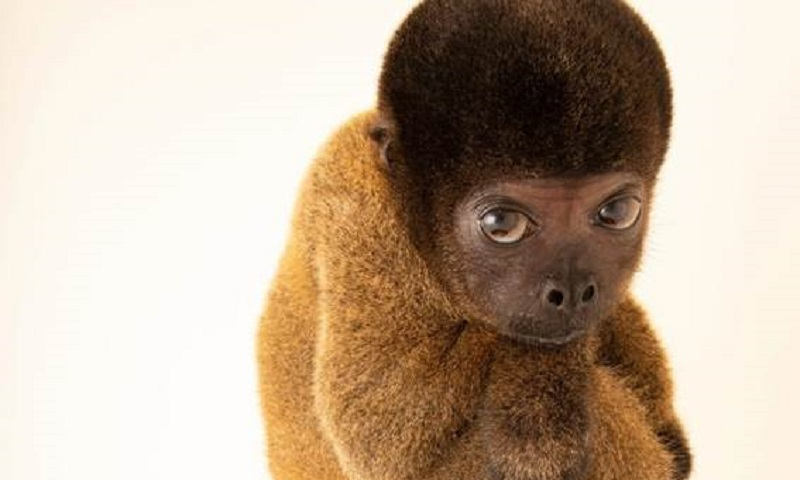
#> input picture imagens/masqueico.jpg, 800 x 480 px
$ python filtros.py
#> lines starting #> are read from the running program, lines starting #| are printed output that depends on the picture; after the words box and inside, x2 and y2 are one past the last pixel; in counts of white or black regions, pixels touching at a corner belong together
# morfologia_pura.py
from PIL import Image
import sys

# -------------------------
# Funções auxiliares (puro Python)
# -------------------------

def carregar_imagem_binaria(caminho, limiar=127):
    """
    Lê a imagem com Pillow, converte para escala de cinza e retorna
    uma matriz 2D (lista de listas) com valores 0 ou 1.
    """
#> called with caminho = 'imagens/masqueico.jpg', limiar = 127
    img = Image.open(caminho).convert('L')  # escala de cinza
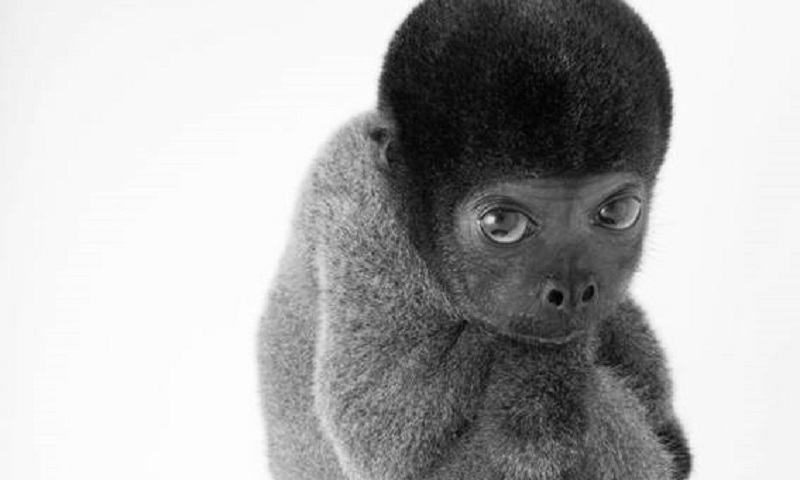
#> img: PIL image 800x480 L; min 2, max 255, mean 176.5
    largura, altura = img.size
#> largura = 800; altura = 480
    px = img.load()
    matriz = [[0]*largura for _ in range(altura)]
    for y in range(altura):
        for x in range(largura):
            matriz[y][x] = 1 if px[x, y] > limiar else 0
#> after the loop, matriz = 480 items
    return matriz

def salvar_imagem_binaria(matriz, caminho):
    """
    Salva uma matriz 2D (0/1) como imagem (0 -> preto, 1 -> branco).
    """
    altura = len(matriz)
    largura = len(matriz[0]) if altura > 0 else 0
    img = Image.new('L', (largura, altura))
    px = img.load()
    for y in range(altura):
        for x in range(largura):
            px[x, y] = 255 if matriz[y][x] == 1 else 0
    img.save(caminho)

def pad_image(matriz, pad_top, pad_bottom, pad_left, pad_right, pad_value=0):
    """Retorna uma nova matriz com preenchimento (padding)."""
    altura = len(matriz)
    largura = len(matriz[0]) if altura > 0 else 0
    nova_alt = pad_top + altura + pad_bottom
    nova_lar = pad_left + largura + pad_right
    nova = [[pad_value]*nova_lar for _ in range(nova_alt)]
    for y in range(altura):
        for x in range(largura):
            nova[y + pad_top][x + pad_left] = matriz[y][x]
    return nova

# -------------------------
# Elemento estruturante: formato (lista de listas) de 0/1
# Ex.: cruze 3x3:
# B = [
#   [0,1,0],
#   [1,1,1],
#   [0,1,0]
# ]
# -------------------------

def dilatacao(A, B):
    """
    Dilatação morfológica (puro Python).
    A: matriz 2D binária (listas) - formato [linha][coluna]
    B: elemento estruturante (listas 2D) com 0/1
    Retorna nova matriz dilatada (mesmas dimensões de A).
    """
    altura_B = len(B)
    largura_B = len(B[0])
    origem_r = altura_B // 2
    origem_c = largura_B // 2

    pad_top = origem_r
    pad_bottom = altura_B - origem_r - 1
    pad_left = origem_c
    pad_right = largura_B - origem_c - 1

    A_pad = pad_image(A, pad_top, pad_bottom, pad_left, pad_right, pad_value=0)
    altura_A = len(A)
    largura_A = len(A[0]) if altura_A>0 else 0

    saida = [[0]*largura_A for _ in range(altura_A)]

    for r in range(altura_A):
        for c in range(largura_A):
            # subjanela de A_pad com tamanho do ES
            encontrou = False
            for br in range(altura_B):
                if encontrou:
                    break
                for bc in range(largura_B):
                    if B[br][bc] == 1:
                        if A_pad[r + br][c + bc] == 1:
                            encontrou = True
                            break
            if encontrou:
                saida[r][c] = 1
            # else já é zero
    return saida

def erosao(A, B):
    """
    Erosão morfológica (puro Python).
    Todos os pixels do ES que forem 1 devem coincidir com 1 na janela de A.
    """
    altura_B = len(B)
    largura_B = len(B[0])
    origem_r = altura_B // 2
    origem_c = largura_B // 2

    pad_top = origem_r
    pad_bottom = altura_B - origem_r - 1
    pad_left = origem_c
    pad_right = largura_B - origem_c - 1

    A_pad = pad_image(A, pad_top, pad_bottom, pad_left, pad_right, pad_value=0)
    altura_A = len(A)
    if altura_A > 0:
        largura_A = len(A[0])
    else:
        largura_A = 0

    saida = [[0]*largura_A for _ in range(altura_A)]

    for r in range(altura_A):
        for c in range(largura_A):
            cabe = True
            for br in range(altura_B):
                if not cabe:
                    break
                for bc in range(largura_B):
                    if B[br][bc] == 1:
                        if A_pad[r + br][c + bc] != 1:
                            cabe = False
                            break
            if cabe:
                saida[r][c] = 1
    return saida

def abertura(A, B):
    """Abertura = erosão seguida de dilatação"""
    return dilatacao(erosao(A, B), B)

def fechamento(A, B):
    """Fechamento = dilatação seguida de erosão"""
    return erosao(dilatacao(A, B), B)

# -------------------------
# Função utilitária para imprimir progresso simples
# -------------------------
def mostrar_info_operacao(nome):
    print(f"[INFO] Executando: {nome}")

# -------------------------
# Exemplo de uso (main)
# -------------------------
if __name__ == "__main__":
    # Caminho fixo da imagem dentro da pasta "imagens"
    caminho = "imagens/masqueico.jpg"
    print(f"Carregando e binarizando: {caminho}")
    img = carregar_imagem_binaria(caminho, limiar=127)
#> img = 480 items

    # Defina aqui o elemento estruturante (ex.: cruze 3x3)
    B = [[0,1,0],
         [1,1,1],
         [0,1,0]]

    #Quadrado 3x3 Expansão/contração em todas as direções, mais suave.
    # B = [[1,1,1],
    #      [1,1,1],
    #      [1,1,1]]
    # Linha horizontal Afeta somente no eixo X.
    # B = [[0,0,0],
    #      [1,1,1],
    #      [0,0,0]]

    # Linha vertical Afeta somente no eixo Y.
    # B = [[0,1,0],
    #      [0,1,0],
    #      [0,1,0]]

    mostrar_info_operacao("Dilatação")
    dil = dilatacao(img, B)
#> in pad_image, `altura = len(matriz)`: altura = 480
#> in pad_image, `largura = len(matriz[0]) if altura > 0 else 0`: largura = 800
#> in pad_image, `nova_alt = pad_top + altura + pad_bottom`: nova_alt = 482
#> in pad_image, `nova_lar = pad_left + largura + pad_right`: nova_lar = 802
#> in pad_image, `nova = [[pad_value]*nova_lar for _ in range(nova_alt)]`: nova = 482 items
#> in dilatacao, `altura_A = len(A)`: altura_A = 480
#> in dilatacao, `largura_A = len(A[0]) if altura_A>0 else 0`: largura_A = 800
#> in dilatacao, `saida = [[0]*largura_A for _ in range(altura_A)]`: saida = 480 items
#> dil = 480 items
    salvar_imagem_binaria(dil, "imagens/resultado_dilatacao.jpg")
#> in salvar_imagem_binaria, `altura = len(matriz)`: altura = 480
#> in salvar_imagem_binaria, `largura = len(matriz[0]) if altura > 0 else 0`: largura = 800
#> in salvar_imagem_binaria, `img = Image.new('L', (largura, altura))`: img: PIL image 800x480 L; every value is 0
#> in salvar_imagem_binaria, `img.save(caminho)`:
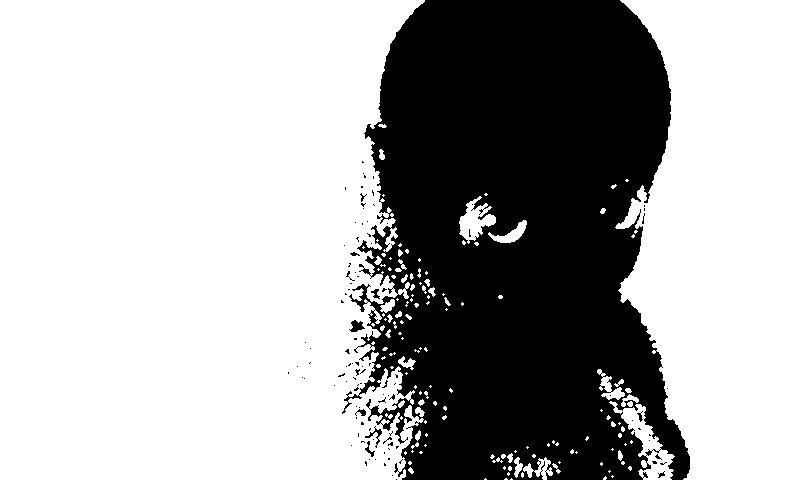
#> saved as resultado_dilatacao.jpg: PIL image 800x480 L; 67.6% white; 105 black regions (94 under 20 px), largest, box (x1, y1, x2, y2) and area: (342, 0, 690, 480) 123532, (349, 320, 365, 332) 111, (365, 426, 382, 448) 81
    print("  -> resultado_dilatacao.png salvo.")

    mostrar_info_operacao("Erosão")
    ero = erosao(img, B)
#> in erosao, `A_pad = pad_image(A, pad_top, pad_bottom, pad_left, pad_right, pad_val..`: A_pad = 482 items
#> in erosao, `altura_A = len(A)`: altura_A = 480
#> in erosao, `saida = [[0]*largura_A for _ in range(altura_A)]`: saida = 480 items
#> ero = 480 items
    salvar_imagem_binaria(ero, "imagens/resultado_erosao.jpg")
#> call 2 of salvar_imagem_binaria, with caminho = 'imagens/resultado_erosao.jpg'
#> in salvar_imagem_binaria (call 2), `img.save(caminho)`:
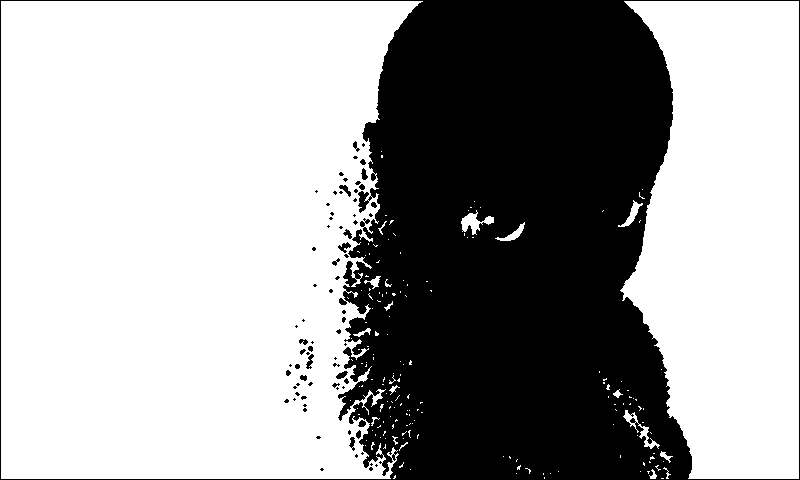
#> saved as resultado_erosao.jpg: PIL image 800x480 L; 63.4% white; 76 black regions (54 under 20 px), largest, box (x1, y1, x2, y2) and area: (0, 0, 800, 480) 139348, (338, 242, 351, 253) 68, (339, 185, 351, 197) 60
    print("  -> resultado_erosao.png salvo.")

    mostrar_info_operacao("Abertura")
    abi = abertura(img, B)
#> abi = 480 items
    salvar_imagem_binaria(abi, "imagens/resultado_abertura.jpg")
#> call 3 of salvar_imagem_binaria, with caminho = 'imagens/resultado_abertura.jpg'
#> in salvar_imagem_binaria (call 3), `img.save(caminho)`:
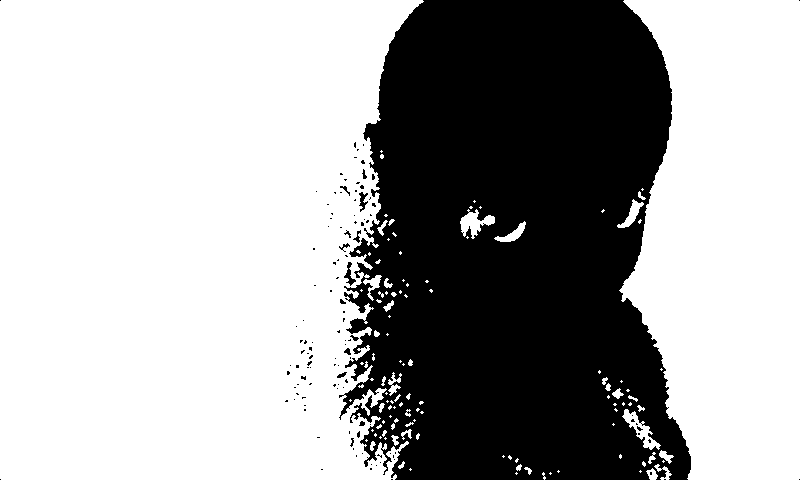
#> saved as resultado_abertura.jpg: PIL image 800x480 L; 65.2% white; 119 black regions (106 under 20 px), largest, box (x1, y1, x2, y2) and area: (339, 0, 691, 480) 132818, (344, 262, 356, 286) 106, (359, 192, 368, 212) 89
    print("  -> resultado_abertura.png salvo.")

    mostrar_info_operacao("Fechamento")
    fec = fechamento(img, B)
#> fec = 480 items
    salvar_imagem_binaria(fec, "imagens/resultado_fechamento.jpg")
#> call 4 of salvar_imagem_binaria, with caminho = 'imagens/resultado_fechamento.jpg'
#> in salvar_imagem_binaria (call 4), `img.save(caminho)`:
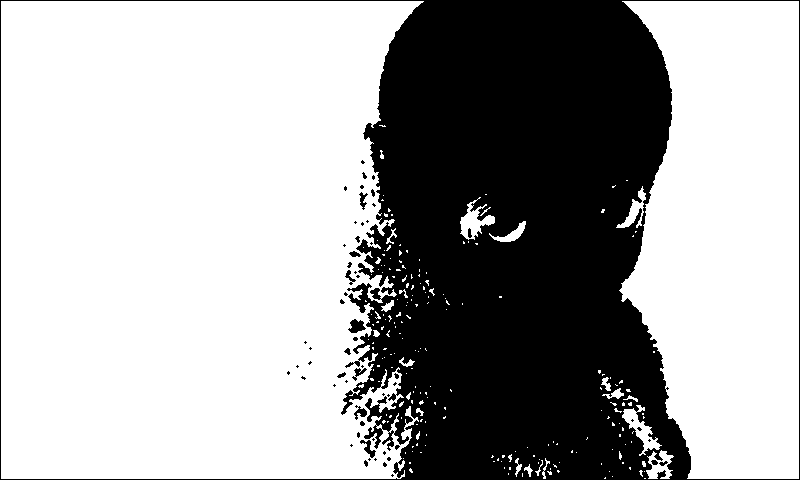
#> saved as resultado_fechamento.jpg: PIL image 800x480 L; 65.5% white; 60 black regions (45 under 20 px), largest, box (x1, y1, x2, y2) and area: (0, 0, 800, 480) 131311, (348, 319, 366, 333) 156, (360, 440, 376, 458) 108
    print("  -> resultado_fechamento.png salvo.")

    print("Processamento concluído. Verifique os arquivos gerados.")

$ run again, with imagens/arvres.jpg copied over imagens/masqueico.jpg
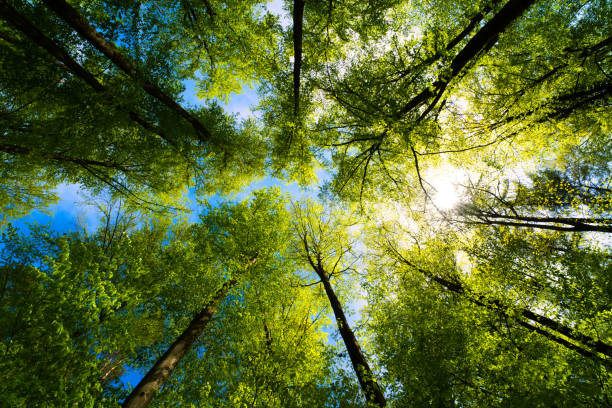
#> input picture imagens/arvres.jpg, 612 x 408 px
#> after the loop in carregar_imagem_binaria, `for y in range(altura):`: matriz = 408 items
#> in pad_image, `altura = len(matriz)`: altura = 408
#> in pad_image, `largura = len(matriz[0]) if altura > 0 else 0`: largura = 612
#> nova_alt = 410
#> nova_lar = 614
#> nova = 410 items
#> in dilatacao, `altura_A = len(A)`: altura_A = 408
#> largura_A = 612
#> in dilatacao, `saida = [[0]*largura_A for _ in range(altura_A)]`: saida = 408 items
#> in salvar_imagem_binaria, `altura = len(matriz)`: altura = 408
#> in salvar_imagem_binaria, `largura = len(matriz[0]) if altura > 0 else 0`: largura = 612
#> in salvar_imagem_binaria, `img.save(caminho)`:
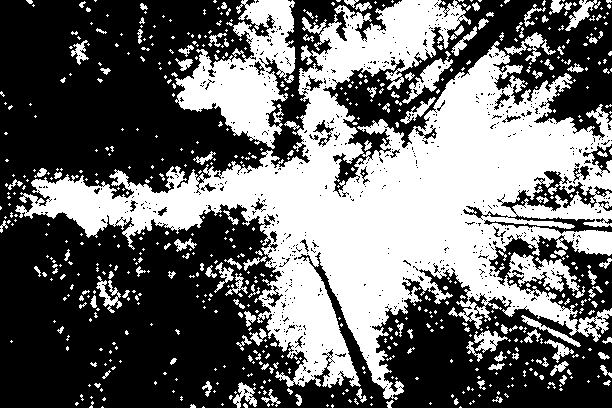
#> saved as resultado_dilatacao.jpg: PIL image 612x408 L; 42% white; 645 white regions (511 under 20 px), largest, box (x1, y1, x2, y2) and area: (15, 0, 612, 400) 81355, (175, 0, 296, 149) 8575, (507, 252, 585, 298) 1343
#> in erosao, `A_pad = pad_image(A, pad_top, pad_bottom, pad_left, pad_right, pad_val..`: A_pad = 410 items
#> in erosao, `altura_A = len(A)`: altura_A = 408
#> in erosao, `saida = [[0]*largura_A for _ in range(altura_A)]`: saida = 408 items
#> in salvar_imagem_binaria (call 4), `img.save(caminho)`:
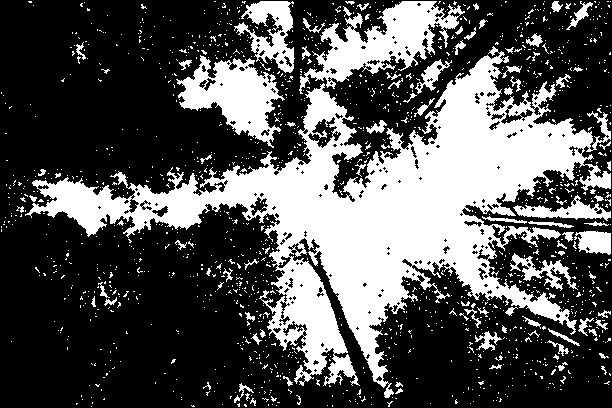
#> saved as resultado_fechamento.jpg: PIL image 612x408 L; 32.7% white; 1461 white regions (1368 under 20 px), largest, box (x1, y1, x2, y2) and area: (25, 46, 611, 398) 57877, (299, 1, 465, 94) 5927, (176, 55, 285, 148) 4758

$ run again, with imagens/coins.jpg copied over imagens/masqueico.jpg
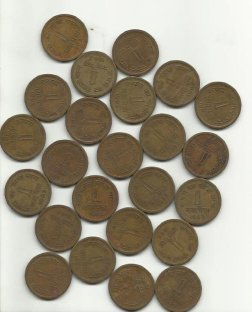
#> input picture imagens/coins.jpg, 252 x 312 px
#> after the loop in carregar_imagem_binaria, `for y in range(altura):`: matriz = 312 items
#> in pad_image, `altura = len(matriz)`: altura = 312
#> in pad_image, `largura = len(matriz[0]) if altura > 0 else 0`: largura = 252
#> nova_alt = 314
#> nova_lar = 254
#> nova = 314 items
#> in dilatacao, `altura_A = len(A)`: altura_A = 312
#> largura_A = 252
#> in dilatacao, `saida = [[0]*largura_A for _ in range(altura_A)]`: saida = 312 items
#> in salvar_imagem_binaria, `altura = len(matriz)`: altura = 312
#> in salvar_imagem_binaria, `largura = len(matriz[0]) if altura > 0 else 0`: largura = 252
#> in salvar_imagem_binaria, `img.save(caminho)`:
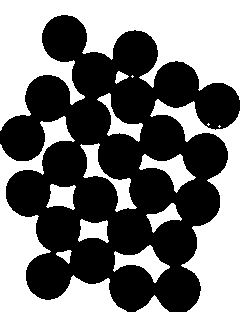
#> saved as resultado_dilatacao.jpg: PIL image 252x312 L; 49.1% white; 15 white regions (3 under 20 px), largest, box (x1, y1, x2, y2) and area: (0, 0, 252, 312) 26390, (0, 116, 127, 312) 6893, (80, 143, 137, 212) 995
#> in erosao, `A_pad = pad_image(A, pad_top, pad_bottom, pad_left, pad_right, pad_val..`: A_pad = 314 items
#> in erosao, `altura_A = len(A)`: altura_A = 312
#> in erosao, `saida = [[0]*largura_A for _ in range(altura_A)]`: saida = 312 items
#> in salvar_imagem_binaria (call 4), `img.save(caminho)`:
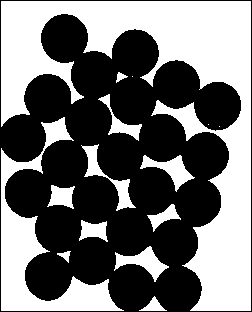
#> saved as resultado_fechamento.jpg: PIL image 252x312 L; 44.5% white; 15 white regions (3 under 20 px), largest, box (x1, y1, x2, y2) and area: (1, 1, 251, 311) 24663, (1, 117, 124, 311) 6121, (81, 144, 136, 211) 785
